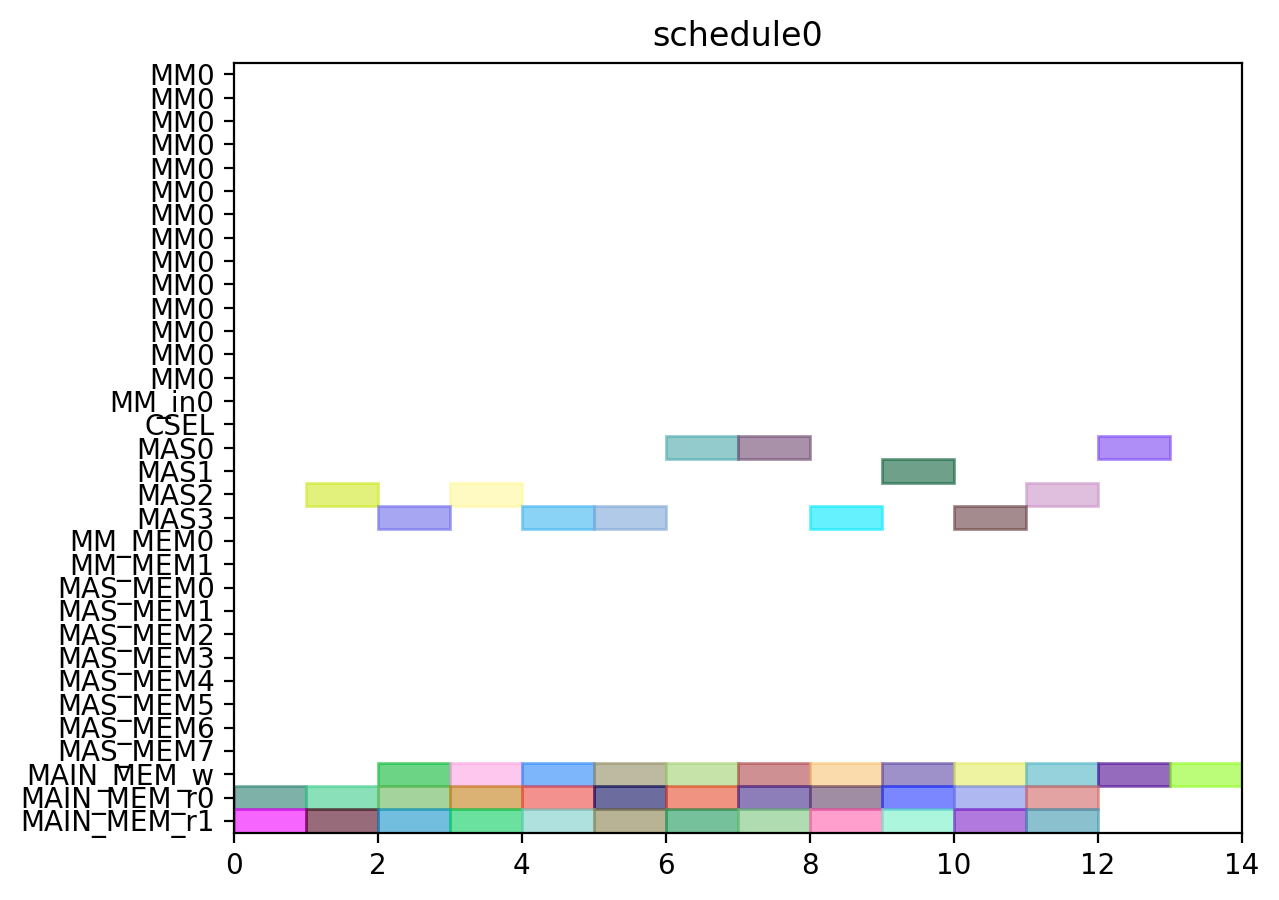

Write the Python code that produced this figure.
from pyschedule import Scenario, solvers, plotters, alt


def solve():
	horizon = 120
	S = Scenario("schedule0", horizon=horizon)

	# resource
	MM = S.Resources('MM', num=1, size=14)
	MM_in = S.Resources('MM_in', num=1)
	CSEL = S.Resource('CSEL')
	MAS = S.Resources('MAS', num=4, size=1, periods=range(1, horizon))
	MM_MEM = S.Resources('MM_MEM', num=2)
	MAS_MEM = S.Resources('MAS_MEM', num=8)
	MAIN_MEM_w = S.Resource('MAIN_MEM_w', size=1)
	MAIN_MEM_r = S.Resources('MAIN_MEM_r', num=2)

	# result of previous scheduling

	# new tasks
	c000 = S.Task('c000', length=1, delay_cost=1)
	c000 += alt(MAS)
	S += 0<c000

	c000_w = S.Task('c000_w', length=1, delay_cost=1)
	c000_w += alt(MAIN_MEM_w)
	S += c000 <= c000_w

	c000_mem0 = S.Task('c000_mem0', length=1, delay_cost=1)
	c000_mem0 += MAIN_MEM_r[0]
	S += c000_mem0 <= c000

	c000_mem1 = S.Task('c000_mem1', length=1, delay_cost=1)
	c000_mem1 += MAIN_MEM_r[1]
	S += c000_mem1 <= c000

	c001 = S.Task('c001', length=1, delay_cost=1)
	c001 += alt(MAS)
	S += 0<c001

	c001_w = S.Task('c001_w', length=1, delay_cost=1)
	c001_w += alt(MAIN_MEM_w)
	S += c001 <= c001_w

	c001_mem0 = S.Task('c001_mem0', length=1, delay_cost=1)
	c001_mem0 += MAIN_MEM_r[0]
	S += c001_mem0 <= c001

	c001_mem1 = S.Task('c001_mem1', length=1, delay_cost=1)
	c001_mem1 += MAIN_MEM_r[1]
	S += c001_mem1 <= c001

	c010 = S.Task('c010', length=1, delay_cost=1)
	c010 += alt(MAS)
	S += 0<c010

	c010_w = S.Task('c010_w', length=1, delay_cost=1)
	c010_w += alt(MAIN_MEM_w)
	S += c010 <= c010_w

	c010_mem0 = S.Task('c010_mem0', length=1, delay_cost=1)
	c010_mem0 += MAIN_MEM_r[0]
	S += c010_mem0 <= c010

	c010_mem1 = S.Task('c010_mem1', length=1, delay_cost=1)
	c010_mem1 += MAIN_MEM_r[1]
	S += c010_mem1 <= c010

	c011 = S.Task('c011', length=1, delay_cost=1)
	c011 += alt(MAS)
	S += 0<c011

	c011_w = S.Task('c011_w', length=1, delay_cost=1)
	c011_w += alt(MAIN_MEM_w)
	S += c011 <= c011_w

	c011_mem0 = S.Task('c011_mem0', length=1, delay_cost=1)
	c011_mem0 += MAIN_MEM_r[0]
	S += c011_mem0 <= c011

	c011_mem1 = S.Task('c011_mem1', length=1, delay_cost=1)
	c011_mem1 += MAIN_MEM_r[1]
	S += c011_mem1 <= c011

	c100 = S.Task('c100', length=1, delay_cost=1)
	c100 += alt(MAS)
	S += 0<c100

	c100_w = S.Task('c100_w', length=1, delay_cost=1)
	c100_w += alt(MAIN_MEM_w)
	S += c100 <= c100_w

	c100_mem0 = S.Task('c100_mem0', length=1, delay_cost=1)
	c100_mem0 += MAIN_MEM_r[0]
	S += c100_mem0 <= c100

	c100_mem1 = S.Task('c100_mem1', length=1, delay_cost=1)
	c100_mem1 += MAIN_MEM_r[1]
	S += c100_mem1 <= c100

	c101 = S.Task('c101', length=1, delay_cost=1)
	c101 += alt(MAS)
	S += 0<c101

	c101_w = S.Task('c101_w', length=1, delay_cost=1)
	c101_w += alt(MAIN_MEM_w)
	S += c101 <= c101_w

	c101_mem0 = S.Task('c101_mem0', length=1, delay_cost=1)
	c101_mem0 += MAIN_MEM_r[0]
	S += c101_mem0 <= c101

	c101_mem1 = S.Task('c101_mem1', length=1, delay_cost=1)
	c101_mem1 += MAIN_MEM_r[1]
	S += c101_mem1 <= c101

	c110 = S.Task('c110', length=1, delay_cost=1)
	c110 += alt(MAS)
	S += 0<c110

	c110_w = S.Task('c110_w', length=1, delay_cost=1)
	c110_w += alt(MAIN_MEM_w)
	S += c110 <= c110_w

	c110_mem0 = S.Task('c110_mem0', length=1, delay_cost=1)
	c110_mem0 += MAIN_MEM_r[0]
	S += c110_mem0 <= c110

	c110_mem1 = S.Task('c110_mem1', length=1, delay_cost=1)
	c110_mem1 += MAIN_MEM_r[1]
	S += c110_mem1 <= c110

	c111 = S.Task('c111', length=1, delay_cost=1)
	c111 += alt(MAS)
	S += 0<c111

	c111_w = S.Task('c111_w', length=1, delay_cost=1)
	c111_w += alt(MAIN_MEM_w)
	S += c111 <= c111_w

	c111_mem0 = S.Task('c111_mem0', length=1, delay_cost=1)
	c111_mem0 += MAIN_MEM_r[0]
	S += c111_mem0 <= c111

	c111_mem1 = S.Task('c111_mem1', length=1, delay_cost=1)
	c111_mem1 += MAIN_MEM_r[1]
	S += c111_mem1 <= c111

	c200 = S.Task('c200', length=1, delay_cost=1)
	c200 += alt(MAS)
	S += 0<c200

	c200_w = S.Task('c200_w', length=1, delay_cost=1)
	c200_w += alt(MAIN_MEM_w)
	S += c200 <= c200_w

	c200_mem0 = S.Task('c200_mem0', length=1, delay_cost=1)
	c200_mem0 += MAIN_MEM_r[0]
	S += c200_mem0 <= c200

	c200_mem1 = S.Task('c200_mem1', length=1, delay_cost=1)
	c200_mem1 += MAIN_MEM_r[1]
	S += c200_mem1 <= c200

	c201 = S.Task('c201', length=1, delay_cost=1)
	c201 += alt(MAS)
	S += 0<c201

	c201_w = S.Task('c201_w', length=1, delay_cost=1)
	c201_w += alt(MAIN_MEM_w)
	S += c201 <= c201_w

	c201_mem0 = S.Task('c201_mem0', length=1, delay_cost=1)
	c201_mem0 += MAIN_MEM_r[0]
	S += c201_mem0 <= c201

	c201_mem1 = S.Task('c201_mem1', length=1, delay_cost=1)
	c201_mem1 += MAIN_MEM_r[1]
	S += c201_mem1 <= c201

	c210 = S.Task('c210', length=1, delay_cost=1)
	c210 += alt(MAS)
	S += 0<c210

	c210_w = S.Task('c210_w', length=1, delay_cost=1)
	c210_w += alt(MAIN_MEM_w)
	S += c210 <= c210_w

	c210_mem0 = S.Task('c210_mem0', length=1, delay_cost=1)
	c210_mem0 += MAIN_MEM_r[0]
	S += c210_mem0 <= c210

	c210_mem1 = S.Task('c210_mem1', length=1, delay_cost=1)
	c210_mem1 += MAIN_MEM_r[1]
	S += c210_mem1 <= c210

	c211 = S.Task('c211', length=1, delay_cost=1)
	c211 += alt(MAS)
	S += 0<c211

	c211_w = S.Task('c211_w', length=1, delay_cost=1)
	c211_w += alt(MAIN_MEM_w)
	S += c211 <= c211_w

	c211_mem0 = S.Task('c211_mem0', length=1, delay_cost=1)
	c211_mem0 += MAIN_MEM_r[0]
	S += c211_mem0 <= c211

	c211_mem1 = S.Task('c211_mem1', length=1, delay_cost=1)
	c211_mem1 += MAIN_MEM_r[1]
	S += c211_mem1 <= c211

	solvers.mip.solve(S,msg=1,kind='CPLEX',ratio_gap=1.01)

	solution = [['hoge']*len(S.solution()[1]) for i in range(len(S.solution()))]
	for i in range(len(S.solution())):
		for j in range(len(S.solution()[i])):
			solution[i][j]=str(S.solution()[i][j])
	print(solution)

	cycles = int(solution[-1][3])

	pic_file_name = "/home/mfukuda/ABE/multiRAM_multiMAS_16mux/scheduling_result/stage14MM1_stage1MAS4/CONJ/schedule0.png"
	if(S.solution() != []):
		plotters.matplotlib.plot(S,img_filename=pic_file_name, show_task_labels=False, fig_size=(cycles*0.25+3, 5))

	return solution
